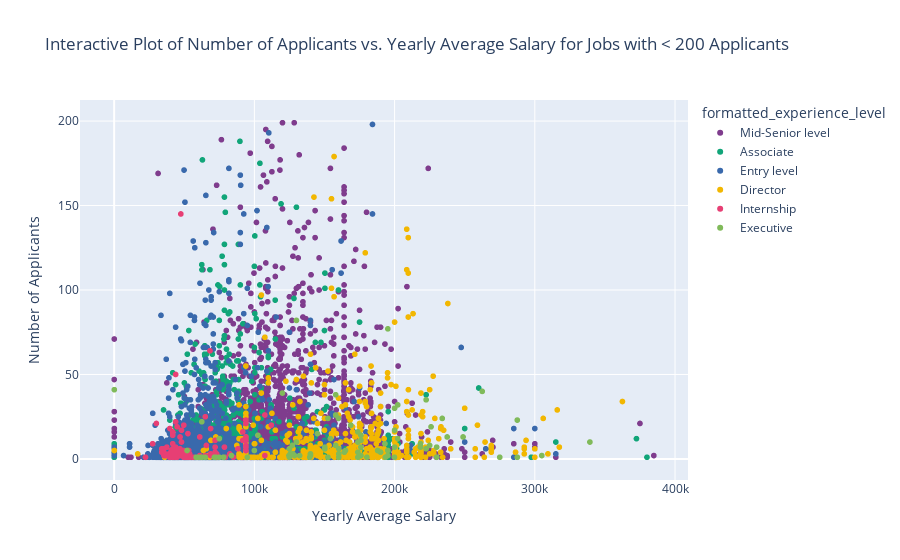

Notebook cell for this chart:
### Markdown cell above
It seems number of applicants are varies across all salary range, but when salary rangin from 50K to 200K annually, majority will have at max 200 candidates submitted their application. So let scale down to see clearer. Let continue to see beside salaries, what else make the company more competitive.

### Code cell
import plotly.express as px
#Scale down to take only those job with number of applicants < 200 as most of the job will have max roughly 200 applications
new_df_less_applicant = new_df[(new_df['applies'] <200)]

# Create the interactive scatter plot
fig = px.scatter(new_df_less_applicant, x='yearly_avg_salary', y='applies',
                 color='formatted_experience_level', # Assigns colors based on experience level
                 hover_data=['company_name'], # Shows company name when you hover over a point
                 title='Interactive Plot of Number of Applicants vs. Yearly Average Salary for Jobs with < 200 Applicants',
                 labels={'yearly_avg_salary': 'Yearly Average Salary', 'applies': 'Number of Applicants'},
                color_discrete_sequence=px.colors.qualitative.Bold)

# Show the plot
fig.show()

### Figure 1 — Plotly figure (JSON) as saved in the notebook; plotly's stock layout.template omitted (floating-point values rounded to 4 significant figures; data arrays with more than 128 entries replaced by an {"elided": "..."} marker saying what was removed)
{"data": [{"customdata": {"elided": "4198x1 str values"}, "hovertemplate": "formatted_experience_level=Mid-Senior level<br>Yearly Average Salary=%{x}<br>Number of Applicants=%{y}<br>company_name=%{customdata[0]}<extra></extra>", "legendgroup": "Mid-Senior level", "marker": {"color": "rgb(127, 60, 141)", "symbol": "circle"}, "mode": "markers", "name": "Mid-Senior level", "showlegend": true, "type": "scattergl", "x": {"elided": "4198 float values"}, "xaxis": "x", "y": {"elided": "4198 int values"}, "yaxis": "y"}, {"customdata": {"elided": "1302x1 str values"}, "hovertemplate": "formatted_experience_level=Associate<br>Yearly Average Salary=%{x}<br>Number of Applicants=%{y}<br>company_name=%{customdata[0]}<extra></extra>", "legendgroup": "Associate", "marker": {"color": "rgb(17, 165, 121)", "symbol": "circle"}, "mode": "markers", "name": "Associate", "showlegend": true, "type": "scattergl", "x": {"elided": "1302 float values"}, "xaxis": "x", "y": {"elided": "1302 int values"}, "yaxis": "y"}, {"customdata": {"elided": "2215x1 str values"}, "hovertemplate": "formatted_experience_level=Entry level<br>Yearly Average Salary=%{x}<br>Number of Applicants=%{y}<br>company_name=%{customdata[0]}<extra></extra>", "legendgroup": "Entry level", "marker": {"color": "rgb(57, 105, 172)", "symbol": "circle"}, "mode": "markers", "name": "Entry level", "showlegend": true, "type": "scattergl", "x": {"elided": "2215 float values"}, "xaxis": "x", "y": {"elided": "2215 int values"}, "yaxis": "y"}, {"customdata": {"elided": "557x1 str values"}, "hovertemplate": "formatted_experience_level=Director<br>Yearly Average Salary=%{x}<br>Number of Applicants=%{y}<br>company_name=%{customdata[0]}<extra></extra>", "legendgroup": "Director", "marker": {"color": "rgb(242, 183, 1)", "symbol": "circle"}, "mode": "markers", "name": "Director", "showlegend": true, "type": "scattergl", "x": {"elided": "557 float values"}, "xaxis": "x", "y": {"elided": "557 int values"}, "yaxis": "y"}, {"customdata": [["Insomniac Events"], ["Hermès"], ["CONSOR Engineers"], ["Intermountain Health"], ["Harbor Group Management Company"], ["Echo Global Logistics"], ["Signet Jewelers"], ["Boehringer Ingelheim"], ["Service Express"], ["National Renewable Energy Laboratory"], ["Impact Networking, LLC"], ["Brighthouse Financial"], ["Impact Networking, LLC"], ["Impact Networking, LLC"], ["GE Aerospace"], ["Fortitude Re"], ["Lake Shore Cryotronics"], ["David Yurman"], ["Intuitive"], ["David Yurman"], ["David Yurman"], ["Cyngn"], ["Mott MacDonald"], ["Tenstreet, LLC"], ["Tenstreet, LLC"], ["Kroger"], ["Johnson, Mirmiran & Thompson"], ["Xerox"], ["Granite Construction"], ["Almac Group"], ["Alvarez & Marsal"], ["Alvarez & Marsal"], ["Hitachi Energy"], ["GlobalFoundries"], ["Barrett Industries"], ["CareFirst BlueCross BlueShield"], ["Thompson Thrift"], ["Freudenberg Medical"], ["CareFirst BlueCross BlueShield"], ["Munchkin"], ["Johnson Controls"], ["Plante Moran"], ["The Whiting-Turner Contracting Company"], ["Grant Thornton LLP (US)"], ["Live Nation Entertainment"], ["RTX"], ["Cupertino Electric, Inc."], ["GroupM"], ["Shape Corp."], ["Duluth Trading Company"], ["Duluth Trading Company"], ["Macquarie Group"], ["Chain IQ Group AG"], ["National Grid"], ["Novelis"], ["Walmart"], ["Procter & Gamble"], ["Walmart"], ["Procter & Gamble"], ["CELSIUS Holdings, Inc."], ["Molex"], ["Phillips-Medisize"], ["Molex"], ["CAE"], ["Security Benefit"], ["Plante Moran"], ["BNSF Railway"], ["Applied Materials"], ["Cherry Bekaert"], ["CBIZ"], ["CBIZ"], ["Munich Re"], ["Grant Thornton LLP (US)"], ["RITE AID"], ["Ankura"], ["Ankura"], ["Munich Re"], ["Lawrence Livermore National Laboratory"], ["Ankura"], ["Grant Thornton LLP (US)"], ["Lawrence Livermore National Laboratory"], ["Ankura"], ["RITE AID"], ["Grant Thornton LLP (US)"], ["Sempra"], ["Seattle Parks and Recreation"], ["Textron"], ["Textron"], ["Textron"], ["Principal Financial Group"], ["Principal Financial Group"], ["Amazon"], ["Schnuck Markets, Inc."], ["Devon Energy"], ["Devon Energy"], ["Alcon"], ["Alcon"], ["Peabody Energy"], ["Alcon"], ["Alcon"], ["Alcon"], ["Alcon"], ["Alcon"], ["Alcon"], ["Alcon"], ["Alcon"], ["Alcon"], ["Alcon"], ["Mativ"], ["Town of Mount Pleasant"], ["Fortune Brands Innovations"]], "hovertemplate": "formatted_experience_level=Internship<br>Yearly Average Salary=%{x}<br>Number of Applicants=%{y}<br>company_name=%{customdata[0]}<extra></extra>", "legendgroup": "Internship", "marker": {"color": "rgb(231, 63, 116)", "symbol": "circle"}, "mode": "markers", "name": "Internship", "showlegend": true, "type": "scattergl", "x": [33930, 41760, 46980, 56880.0, 39672, 107500, 39150, 51156, 37584, 54100, 41760, 48024, 41760, 41760, 41760, 48024, 40716, 43848, 91730.0, 43848, 43848, 72000, 47570.0, 72000, 72000, 49650.0, 47570.0, 27430.0, 52200, 51156, 73080, 73080, 42804, 56376, 52200, 22360, 39672, 44892, 22360, 37584, 56376, 68790.0, 53820.0, 68790.0, 33930, 41760, 52200, 41760, 44892, 35496, 35496, 43848, 73080, 88240.0, 44892, 49650.0, 85000, 49650.0, 82476, 68350.0, 61074, 91730.0, 61074, 41760, 43848, 68790.0, 107500, 65772, 61596, 53244, 53244, 72000, 79240.0, 49650.0, 73080, 73080, 72000, 52620.0, 73080, 68790.0, 112080, 73080, 49650.0, 79240.0, 65000, 65060.0, 41760, 41760, 41760, 43848, 43848, 78650.0, 49650.0, 36540, 36540, 93960, 93960, 44892, 93960, 93960, 93960, 93960, 93960, 93960, 93960, 93960, 93960, 93960, 46980, 30110.0, 46980], "xaxis": "x", "y": [6, 15, 3, 1, 18, 26, 3, 1, 2, 1, 1, 17, 2, 2, 3, 10, 5, 5, 11, 7, 50, 7, 145, 4, 2, 5, 2, 9, 4, 1, 1, 1, 6, 1, 1, 1, 1, 2, 1, 7, 1, 2, 3, 18, 4, 14, 5, 6, 1, 6, 2, 1, 3, 6, 19, 3, 1, 1, 3, 64, 2, 16, 13, 16, 1, 2, 2, 8, 1, 5, 1, 11, 1, 2, 2, 1, 2, 15, 3, 3, 20, 1, 1, 1, 25, 2, 2, 9, 1, 6, 22, 7, 20, 2, 3, 5, 13, 5, 13, 8, 21, 7, 5, 12, 5, 11, 11, 23, 6, 21, 13], "yaxis": "y"}, {"customdata": [["Boyd Group Services Inc."], ["Detroit Medical Center"], ["Vitality Group"], ["Tri Pointe Homes"], ["Lahey Hospital & Medical Center"], ["Coda Search│Staffing"], ["Omni Hotels & Resorts"], ["California Lottery"], ["DDJ Myers, an ALM First Company"], ["LPL Financial"], ["Another Source"], ["Phifer & Company"], ["Phaxis"], ["ParentsTogether Foundation"], ["Angela Bancalari Hospitality Recruitment & Consultancy"], ["Florida's Natural Growers"], ["RS&H"], ["Entrée Health"], ["Entrée Health"], ["Hire Integrated"], ["Hire Integrated"], ["West Yost"], ["Fubo"], ["Food For The Poor"], ["Sales Talent Inc."], ["WPP"], ["Botrista Technology, Inc."], ["NAVY EXCHANGE SERVICE COMMAND (NEXCOM)"], ["NCR Voyix"], ["SHE-CAN"], ["ActOne Executive Search"], ["Raising Cane's Chicken Fingers"], ["Chimes"], ["O'Reilly Auto Parts"], ["Prime Buchholz LLC"], ["SPOTIO"], ["Arch Insurance Group Inc."], ["Accor- North & Central America"], ["Apogee Enterprises, Inc."], ["iHeartMedia"], ["LegalZoom"], ["MemorialCare"], ["Hitachi Astemo"], ["ActOne Group"], ["Confidential"], ["Harpoon Therapeutics"], ["First Legal"], ["First Legal"], ["IST Management"], ["Beam Therapeutics"], ["Mercedes-Benz Financial Services USA LLC"], ["Mettler-Toledo International, Inc"], ["Comprehensive Logistics Co., Inc."], ["Webologix Ltd/ INC"], ["Henry Ford Health"], ["Perennial Resources International"], ["HCA Healthcare"], ["American Heart Association"], ["Sea Crest Beach Hotel"], ["FleishmanHillard"], ["Raising Cane's Chicken Fingers"], ["Culligan By WaterCo"], ["The Mom Project"], ["Jobot"], ["First Financial Bank Texas"], ["Culligan International"], ["Aprio"], ["Kalahari Resorts & Conventions"], ["Logis | Accounting & Finance Consulting | Talent Search "], ["Edelman"], ["Kelly"], ["ZEISS Group"], ["Edelman"], ["Scion Staffing"], ["D. Hilton Associates, Inc."], ["American Clean Power Association (ACP)"], ["Vaco"], ["iHeartMedia"], ["Eastridge Workforce Solutions"], ["Bank of America"], ["Catalyst Life Sciences"], ["Integrative Emergency Services"], ["Soho House & Co"], ["The Judge Group"], ["The Jonus Group"], ["Reading Is Fundamental"], ["Ultimate Staffing"], ["First Legal"], ["Defense Company"], ["TOA Global"], ["eBusiness Technologies Corp."]], "hovertemplate": "formatted_experience_level=Executive<br>Yearly Average Salary=%{x}<br>Number of Applicants=%{y}<br>company_name=%{customdata[0]}<extra></extra>", "legendgroup": "Executive", "marker": {"color": "rgb(128, 186, 90)", "symbol": "circle"}, "mode": "markers", "name": "Executive", "showlegend": true, "type": "scattergl", "x": [95000, 173800.0, 165000, 199900, 173800.0, 287500, 158000, 125604, 160200.0, 168750, 287540, 202250, 339300, 152500, 262500, 83670, 218400.0, 154250, 127000, 125000, 125000, 218400.0, 230000, 237500, 226000, 202250, 72500, 78040.0, 176000, 193125, 140000, 65000, 152500, 78040.0, 195200.0, 176000, 193450, 61500, 140000, 230000, 234000, 173800.0, 130000, 62500, 222500, 305000, 124700.0, 75000, 190000, 120000, 195200.0, 200000, 130000, 150241, 173800.0, 160000, 180300.0, 52000, 158000, 128650, 60000, 187920, 176000, 145000, 160200.0, 187920, 164200.0, 71500, 200000, 125000, 58464, 225000, 139500, 132250, 195200.0, 100000, 127500, 230000, 150241, 160200.0, 248800.0, 173800.0, 158000, 176000, 75000, 200000, 222500, 62500, 102500, 275000, 125], "xaxis": "x", "y": [1, 1, 5, 1, 4, 23, 8, 3, 6, 20, 1, 32, 10, 24, 40, 2, 7, 12, 8, 2, 6, 9, 7, 13, 19, 12, 1, 1, 7, 9, 2, 1, 1, 1, 5, 14, 1, 1, 3, 1, 24, 16, 10, 22, 6, 2, 2, 1, 4, 39, 77, 30, 82, 6, 1, 24, 1, 5, 38, 2, 1, 5, 11, 15, 3, 5, 4, 1, 7, 1, 1, 8, 1, 2, 2, 5, 3, 1, 7, 1, 13, 10, 26, 2, 12, 17, 35, 1, 14, 1, 41], "yaxis": "y"}], "layout": {"legend": {"title": {"text": "formatted_experience_level"}, "tracegroupgap": 0}, "title": {"text": "Interactive Plot of Number of Applicants vs. Yearly Average Salary for Jobs with < 200 Applicants"}, "xaxis": {"anchor": "y", "domain": [0, 1], "title": {"text": "Yearly Average Salary"}}, "yaxis": {"anchor": "x", "domain": [0, 1], "title": {"text": "Number of Applicants"}}}}
